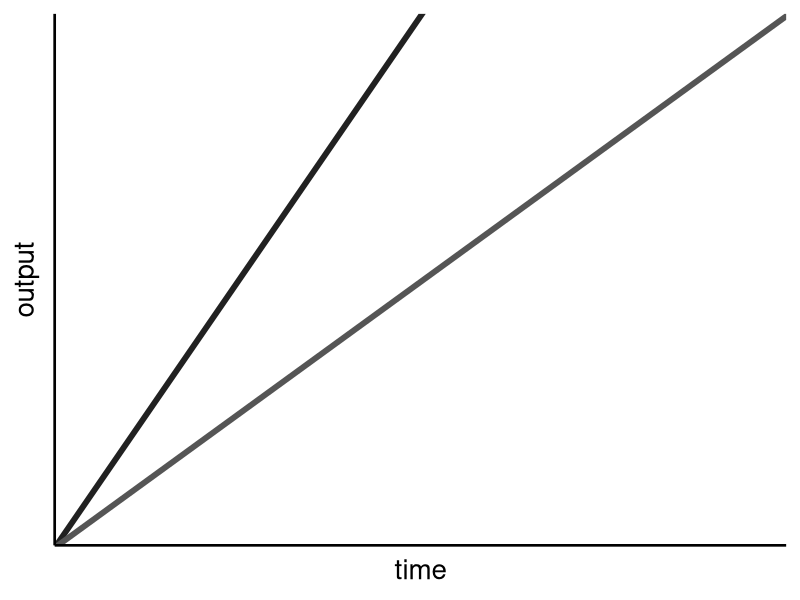
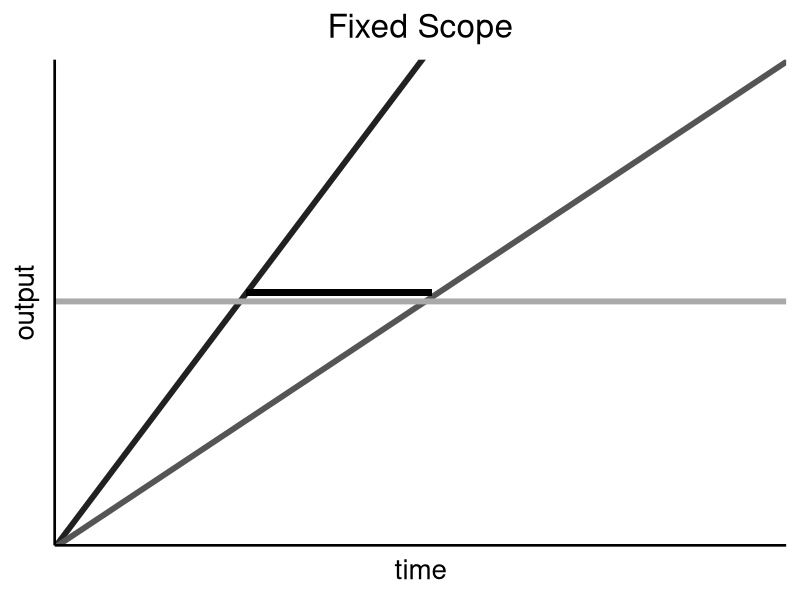
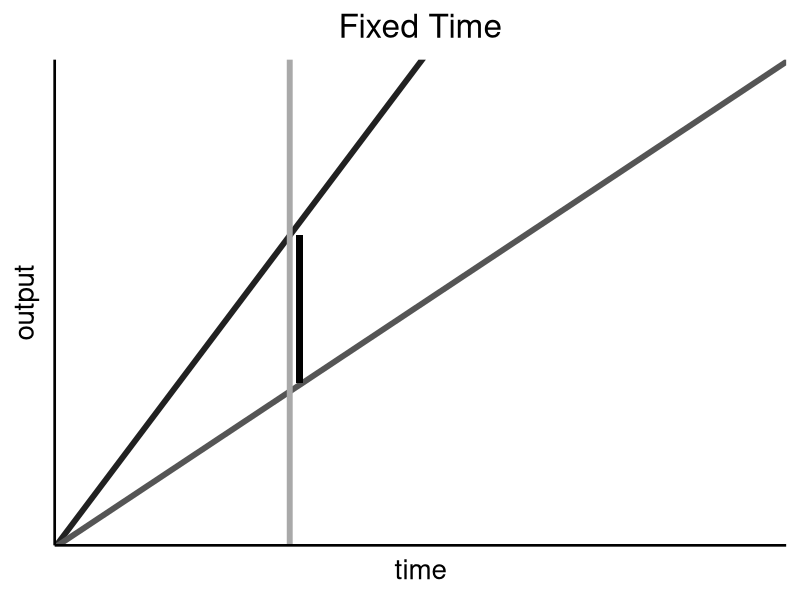
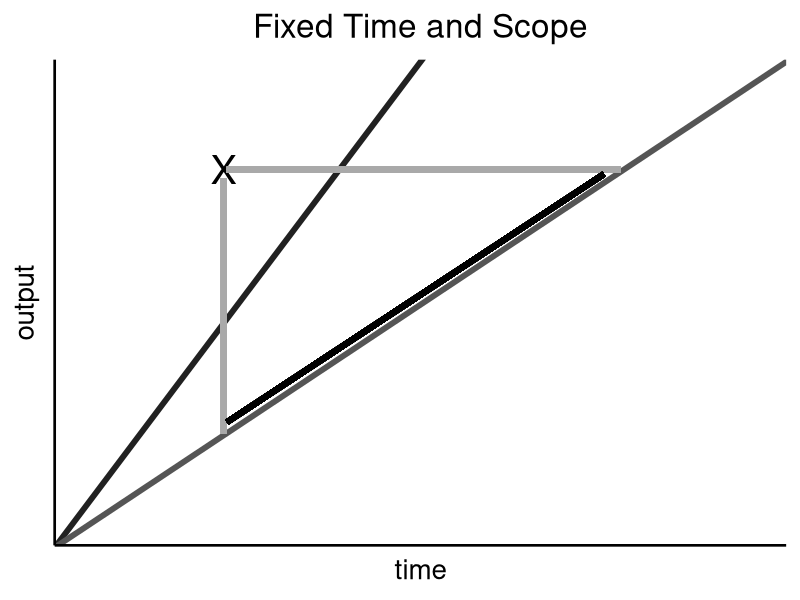

Generate these figures, in order, with R:
library(ggplot2)

# This is the black-white version of the Scrum_Timeline_Evaluate.R graphs.
# I prefer to do the conversion in R code for reproducibility,
# rather than manually printing to .png in black-white mode.

# Conversion from color to grayscale
# col2rgb("darkgreen") # red 0, green 100, blue 0
# col2rgb("red") # red 255, green 0, blue 0
# Each value of R color specification ranges from 0 to 255

# Easiest way to convert color to grayscale: (R+G+B)/3 [average method]
# https://www.johndcook.com/blog/2009/08/24/algorithms-convert-color-grayscale/
# But the grayscale ranges from 0 to 1, we need to convert the avg into percent
darkgreen_gray = gray(sum(col2rgb("darkgreen"))/(255*3)) # 0.130719 => "#212121"
red_gray = gray(sum(col2rgb("red"))/(255*3)) # 0.3333333 (should be 1/3) => "#555555"

# -----------------------------------------------------------------

frame = ggplot(cars, aes(speed, dist)) + 
  xlab("time") + ylab("output") +
  scale_y_continuous(limits=c(-0.5,100),breaks=c(0,100)) +
  scale_x_continuous(limits=c(-0.5,100),breaks=c(0,100)) +
  geom_abline(intercept = 5, slope = 2,lwd=2,color=darkgreen_gray) +
  geom_abline(intercept = -0.5, slope = 1,lwd=2,color=red_gray) +
  theme_classic(base_size = 20) +
  theme(axis.ticks=element_blank(), axis.text=element_blank())

# Last line suppresses axis numbers, making everything difficult to debug.
# Hence, we should add this only after everything is ready.

ggsave("Scrum_Frame_BW.png",frame,width=4,height=3)

# -----------------------------------------------------------------

fixed_scope = frame + geom_hline(yintercept = 50, lwd=2,color="darkgray") +
  geom_segment(x = 23.5, y = 52, xend = 51.5, yend = 52, lwd=2,color="black") +
  ggtitle("Fixed Scope") +
  theme(plot.title = element_text(hjust = 0.5))

ggsave("Scrum_Fixed_Scope_BW.png",fixed_scope,width=4,height=3)

# -----------------------------------------------------------------

fixed_time = frame + geom_vline(xintercept = 30, lwd=2,color="darkgray") +
  geom_segment(x = 31.5, y = 31.5, xend = 31.5, yend = 65, lwd=2,color="black") +
  ggtitle("Fixed Time") +
  theme(plot.title = element_text(hjust = 0.5))

ggsave("Scrum_Fixed_Time_BW.png",fixed_time,width=4,height=3)

# -----------------------------------------------------------------

fixed_time_and_scope = frame + 
  annotate("text", x = 20, y = 80,label="X", size = 10) +
  geom_segment(x = 20, y = 78, xend = 20, yend = 20, lwd=2,color="darkgray") +
  geom_segment(x = 20.5, y = 80, xend = 80, yend = 80, lwd=2,color="darkgray") +
  geom_segment(x = 20.5, y = 22.5, xend = 77.5, yend = 79, lwd=2, color="black") +
  ggtitle("Fixed Time and Scope") +
  theme(plot.title = element_text(hjust = 0.5))

ggsave("Scrum_Fixed_Time_and_Scope_BW.png",fixed_time_and_scope,width=4,height=3)